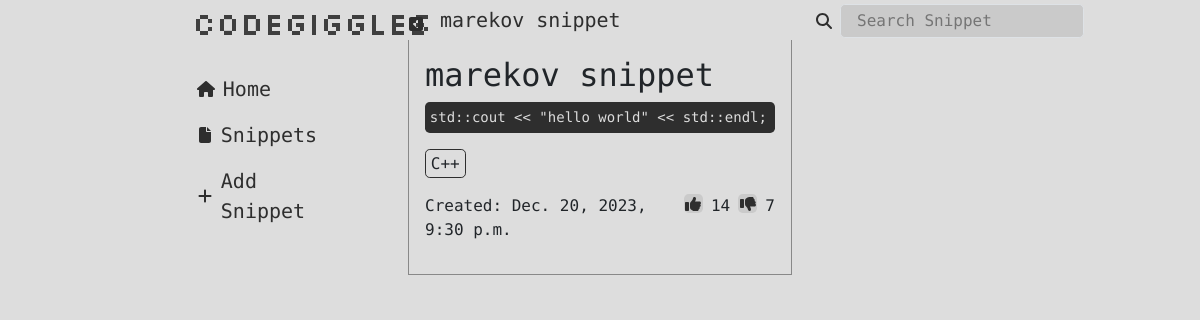
Page /snippets/10/ on the earlier database version.
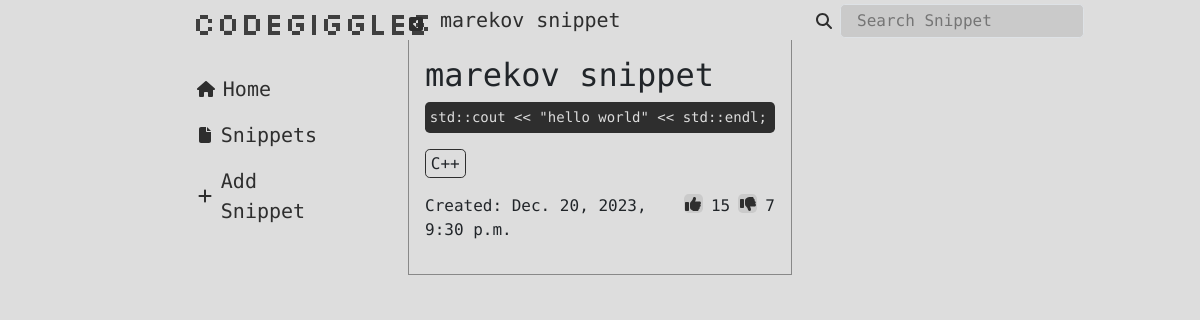
Same page on the later database version.
### codegiggles_app/models.py (models this page shows, shortened)
class Snippet(models.Model):
  title = models.CharField(max_length=255)
  code = models.TextField()
  language = models.CharField(max_length=50)
  description = models.TextField(default='')
  created_at = models.DateTimeField(auto_now_add=True)
  likes = models.PositiveIntegerField(default=0)
  dislikes = models.PositiveIntegerField(default=0)

### codegiggles_app/views.py (the view)
# urls.py: path('snippets/<int:snippet_id>/', snippet_detail, name='snippet_detail'),
def snippet_detail(request, snippet_id):
   snippet = get_object_or_404(Snippet, pk=snippet_id)
   return render(request, 'codegiggles_app/snippet_detail.html', {'snippet': snippet})

### codegiggles_app/templates/codegiggles_app/snippet_detail.html (shortened to what this page needs)
{% load static %}
<!DOCTYPE html>
<html lang="en">
	<head>
		<link
			href="https://cdn.jsdelivr.net/npm/bootstrap@5.3.2/dist/css/bootstrap.min.css"
			rel="stylesheet"
		/>
		<link
			rel="stylesheet"
			href="https://cdnjs.cloudflare.com/ajax/libs/font-awesome/5.15.1/css/all.min.css"
		/>
		<link
			rel="stylesheet"
			href="{% static 'codegiggles_app/css/style.css' %}"
		/>
	</head>
	<body>
		<div class="row home">
			<div class="col-4 left-bar d-flex mt-1">
				<div class="row container-fluid">
					<div class="col-6"></div>
					<div class="col-6">
						<h3 id="logo">CodeGiggles</h3>
						<p class="option">
							<a
								href="{% url 'home' %}"
								class="fs-5 text-decoration-none fw-medium link-menu"
							>
								Home
							</a>
						</p>
						<p class="option">
							<a
								href="{% url 'snippets' %}"
								class="fs-5 text-decoration-none fw-medium link-menu"
							>
								<svg
									xmlns="http://www.w3.org/2000/svg"
									height="16"
									width="12"
									viewBox="0 0 384 512"
								>
									<path
										fill="#2e2e2e"
										d="M0 64C0 28.7 28.7 0 64 0H224V128c0 17.7 14.3 32 32 32H384V448c0 35.3-28.7 64-64 64H64c-35.3 0-64-28.7-64-64V64zm384 64H256V0L384 128z"
									/>
								</svg>
								Snippets
							</a>
						</p>
						<p class="option">
							<a
								href="{% url 'add_snippet' %}"
								class="fs-5 text-decoration-none fw-medium link-menu"
							>
								<svg
									xmlns="http://www.w3.org/2000/svg"
									height="16"
									width="14"
									viewBox="0 0 448 512"
								>
									<path
										fill="#2e2e2e"
										d="M256 80c0-17.7-14.3-32-32-32s-32 14.3-32 32V224H48c-17.7 0-32 14.3-32 32s14.3 32 32 32H192V432c0 17.7 14.3 32 32 32s32-14.3 32-32V288H400c17.7 0 32-14.3 32-32s-14.3-32-32-32H256V80z"
									/>
								</svg>
								Add Snippet
							</a>
						</p>
					</div>
				</div>
			</div>
			<div class="col-4 feed mt-2">
				<div class="header">
					<a
						href="{% url 'snippets' %}"
						class="fs-5 text-decoration-none fw-medium link-back"
					>
					</a>
					<h5 class="p-0 header">{{ snippet.title }}</h5>
				</div>
				<div class="tweets">
					<section id="snippet_detail" class="p-3">
						<div>
							<h2>{{ snippet.title }}</h2>
							<pre>{{ snippet.code }}</pre>
							<p class="tag">{{ snippet.language }}</p>
							<div class="actions">
								<p class="created">
									<span class="text"> Created: </span>
									<span>{{ snippet.created_at }}</span>
								</p>
								<div class="dislikelike">
									<form
										action="{% url 'like' snippet.id %}"
										method="post"
										id="like_dislike_form"
									>
										<button type="submit" class="buttonises">
										</button>
									</form>
									<span class="like-count">{{ snippet.likes }}</span>
									<form
										action="{% url 'dislike' snippet.id %}"
										method="post"
										id="like_dislike_form"
									>
										<button type="submit" class="buttonises">
										</button>
									</form>
									<span class="dislike-count">{{ snippet.dislikes }}</span>
								</div>
							</div>
						</div>
					</section>
				</div>
			</div>
			<div class="col-4 right-bar mt-1">
				<div class="search-box">
					<input
						type="text"
						placeholder="Search Snippet"
						class="search-bar border px-3 py-1"
					/>
				</div>
			</div>
		</div>
	</body>
</html>

Differences in the rows shown:
changed Snippet "marekov snippet": likes "14" → "15"
